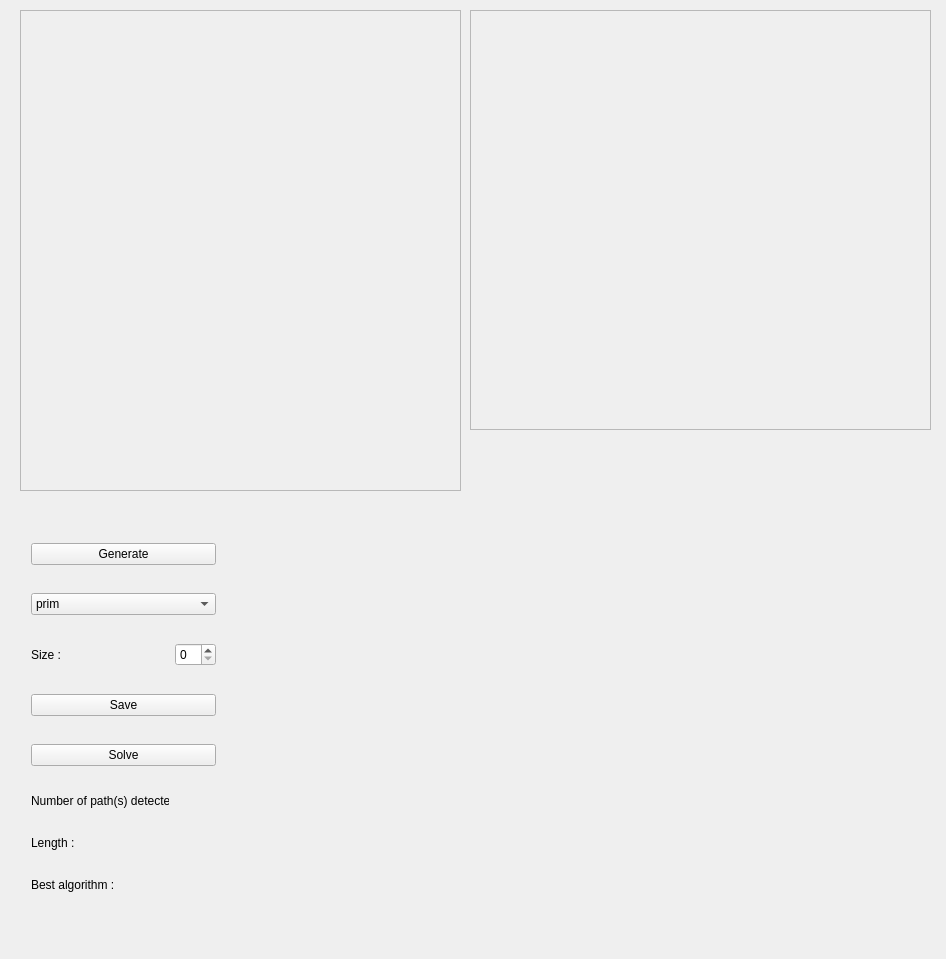
<?xml version="1.0" encoding="UTF-8"?>
<ui version="4.0">
 <class>MainWindow</class>
 <widget class="QMainWindow" name="MainWindow">
  <property name="geometry">
   <rect>
    <x>0</x>
    <y>0</y>
    <width>946</width>
    <height>959</height>
   </rect>
  </property>
  <property name="windowTitle">
   <string>MainWindow</string>
  </property>
  <widget class="QWidget" name="centralWidget">
   <widget class="QWidget" name="layoutWidget">
    <property name="geometry">
     <rect>
      <x>20</x>
      <y>510</y>
      <width>207</width>
      <height>421</height>
     </rect>
    </property>
    <layout class="QGridLayout" name="gridLayout">
     <item row="0" column="0" colspan="2">
      <widget class="QPushButton" name="pushButton">
       <property name="text">
        <string>Generate</string>
       </property>
      </widget>
     </item>
     <item row="2" column="0">
      <widget class="QLabel" name="label_2">
       <property name="styleSheet">
        <string notr="true"/>
       </property>
       <property name="text">
        <string>Size :</string>
       </property>
      </widget>
     </item>
     <item row="2" column="1">
      <widget class="QSpinBox" name="spinBox"/>
     </item>
     <item row="3" column="0" colspan="2">
      <widget class="QPushButton" name="pushButton_3">
       <property name="text">
        <string>Save</string>
       </property>
      </widget>
     </item>
     <item row="4" column="0" colspan="2">
      <widget class="QPushButton" name="pushButton_2">
       <property name="text">
        <string>Solve</string>
       </property>
      </widget>
     </item>
     <item row="1" column="0" colspan="2">
      <widget class="QComboBox" name="comboBox">
       <item>
        <property name="text">
         <string>prim</string>
        </property>
       </item>
       <item>
        <property name="text">
         <string>kruskal</string>
        </property>
       </item>
       <item>
        <property name="text">
         <string>backtracking</string>
        </property>
       </item>
      </widget>
     </item>
     <item row="6" column="0">
      <widget class="QLabel" name="label">
       <property name="sizePolicy">
        <sizepolicy hsizetype="Fixed" vsizetype="Fixed">
         <horstretch>0</horstretch>
         <verstretch>0</verstretch>
        </sizepolicy>
       </property>
       <property name="text">
        <string>Length : </string>
       </property>
      </widget>
     </item>
     <item row="7" column="0">
      <widget class="QLabel" name="label_4">
       <property name="sizePolicy">
        <sizepolicy hsizetype="Fixed" vsizetype="Fixed">
         <horstretch>0</horstretch>
         <verstretch>0</verstretch>
        </sizepolicy>
       </property>
       <property name="text">
        <string>Best algorithm :</string>
       </property>
      </widget>
     </item>
     <item row="6" column="1">
      <widget class="QLabel" name="label_5">
       <property name="text">
        <string/>
       </property>
      </widget>
     </item>
     <item row="7" column="1">
      <widget class="QLabel" name="label_6">
       <property name="text">
        <string/>
       </property>
      </widget>
     </item>
     <item row="5" column="0">
      <widget class="QLabel" name="label_3">
       <property name="sizePolicy">
        <sizepolicy hsizetype="Fixed" vsizetype="Fixed">
         <horstretch>0</horstretch>
         <verstretch>0</verstretch>
        </sizepolicy>
       </property>
       <property name="text">
        <string>Number of path(s) detected :</string>
       </property>
      </widget>
     </item>
     <item row="5" column="1">
      <widget class="QLabel" name="label_7">
       <property name="sizePolicy">
        <sizepolicy hsizetype="Fixed" vsizetype="Fixed">
         <horstretch>0</horstretch>
         <verstretch>0</verstretch>
        </sizepolicy>
       </property>
       <property name="minimumSize">
        <size>
         <width>30</width>
         <height>10</height>
        </size>
       </property>
       <property name="text">
        <string/>
       </property>
      </widget>
     </item>
    </layout>
   </widget>
   <widget class="QFrame" name="frame">
    <property name="geometry">
     <rect>
      <x>20</x>
      <y>10</y>
      <width>441</width>
      <height>481</height>
     </rect>
    </property>
    <property name="frameShape">
     <enum>QFrame::StyledPanel</enum>
    </property>
    <property name="frameShadow">
     <enum>QFrame::Raised</enum>
    </property>
   </widget>
   <widget class="QFrame" name="frame_2">
    <property name="geometry">
     <rect>
      <x>470</x>
      <y>10</y>
      <width>461</width>
      <height>420</height>
     </rect>
    </property>
    <property name="minimumSize">
     <size>
      <width>461</width>
      <height>420</height>
     </size>
    </property>
    <property name="frameShape">
     <enum>QFrame::StyledPanel</enum>
    </property>
    <property name="frameShadow">
     <enum>QFrame::Raised</enum>
    </property>
   </widget>
  </widget>
  <widget class="QMenuBar" name="menuBar">
   <property name="geometry">
    <rect>
     <x>0</x>
     <y>0</y>
     <width>946</width>
     <height>16</height>
    </rect>
   </property>
  </widget>
 </widget>
 <layoutdefault spacing="6" margin="11"/>
 <resources/>
 <connections/>
</ui>
